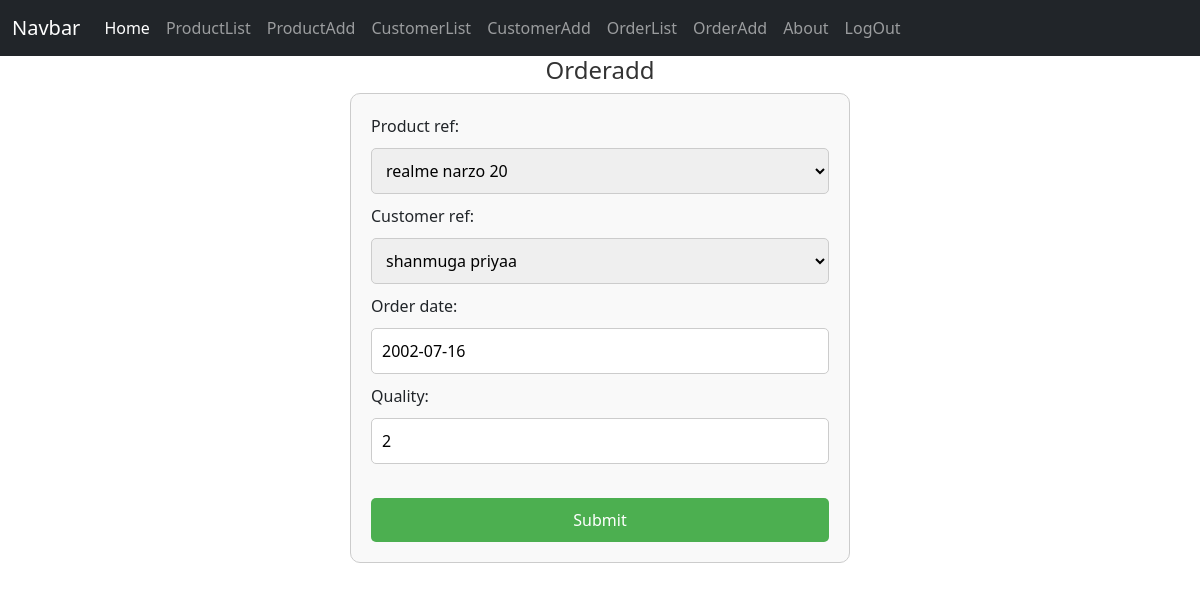
The app's page /order/orderupdate/9/ with its own data.
### order/models.py (models this page shows)
class order(models.Model):
    product_ref = models.ForeignKey('product.product',on_delete=models.SET_NULL,null=True)
    customer_ref = models.ForeignKey('customer.customer',on_delete=models.CASCADE,null=True)
    order_date = models.DateField(null=True)
    quality = models.IntegerField(default=0)
    price = models.IntegerField(default=0)
    gst = models.FloatField(default=0)
    final_price = models.FloatField(default=0)

### order/views.py (the view, shortened to what this page needs)
# urls.py: path('orderupdate/<int:id>/', orderupdate, name='odr_update'),
def orderupdate(request, id):
    selected_data = order.objects.get(id=id)
    data = {"odrform": orderForm(instance=selected_data)}
    return render(request, 'orderadd.html', data)

### order/forms.py
class orderForm(forms.ModelForm):
    class Meta:
        model = order
        fields =['product_ref','customer_ref','order_date','quality']

### customer/models.py (called while the page is built)
    def __str__(self):
        return self.full_name

### product/models.py (called while the page is built)
    def __str__(self):
        return self.Brand_name+" "+self.model_name

### Frontend/templates/orderadd.html (shortened to what this page needs)
{% extends 'base.html' %}
{% block content %}
<center><h1>Orderadd</h1></center>
<form method="POST" class="odr-form">
    {{ odrform }}
    <br>
    <button class="submit-btn">Submit</button>
</form>
{% endblock %}

### Frontend/templates/orderadd.html (style rules this page uses)
.odr-form { margin: 0 auto; max-width: 500px; padding: 20px; border: 1px solid #ccc; border-radius: 10px; background-color: #f9f9f9; }
.odr-form input, .odr-form select, .odr-form textarea { width: 100%; padding: 10px; margin: 10px 0; border: 1px solid #ccc; border-radius: 5px; }
.submit-btn { background-color: #4CAF50; color: white; padding: 10px 20px; border: none; border-radius: 5px; cursor: pointer; width: 100%; font-size: 16px; }
h1 { color: #333; font-size: 24px; }
form { text-align: left; }

### records on screen
order: product_ref "realme narzo 20", customer_ref "shanmuga priyaa", order_date "2002-07-16", quality "2"
